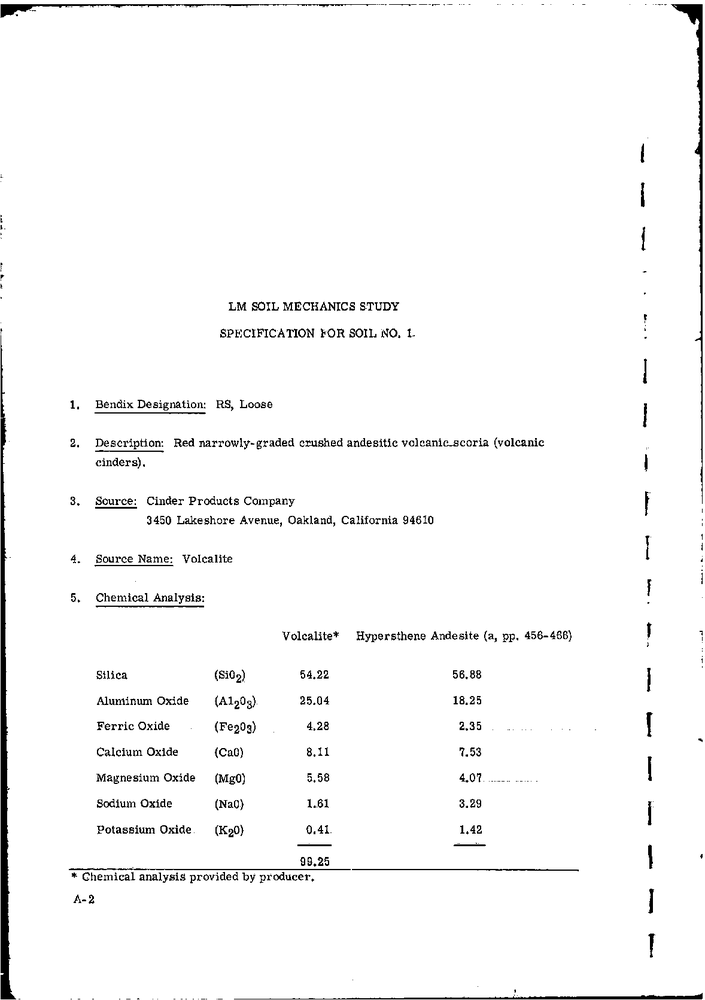
#> input picture img/1968-vol2/p0003.png, 705 x 1000 px, shrunk from 1178 x 1671 before the run
$ python degrid.py ../../../../../img/1968-vol2/p0003.png out.png 5
#> lines starting #> are read from the running program, lines starting #| are printed output that depends on the picture; after the words box and inside, x2 and y2 are one past the last pixel; in counts of white or black regions, pixels touching at a corner belong together
"""A viewing aid only (no value is read from it): the page with long horizontal and vertical runs of
ink (grid lines) shown light grey, the remaining ink black, so the curves and symbols stand out.
Usage: python degrid.py <page.png> <out.png> [L]"""
import sys
import numpy as np
from PIL import Image

def win_all(b, L, axis):
    """True where all L consecutive pixels centred on the pixel along `axis` are dark (erosion)."""
    c = np.cumsum(np.pad(b.astype(np.int32), [(1, 0) if a == axis else (0, 0) for a in range(2)]), axis=axis)
    n = b.shape[axis]
    h = L // 2
    idx = np.arange(n)
    lo = np.clip(idx - h, 0, n); hi = np.clip(idx - h + L, 0, n)
    s = np.take(c, hi, axis=axis) - np.take(c, lo, axis=axis)
    return s == L

def win_any(b, L, axis):
    c = np.cumsum(np.pad(b.astype(np.int32), [(1, 0) if a == axis else (0, 0) for a in range(2)]), axis=axis)
    n = b.shape[axis]
    h = L // 2
    idx = np.arange(n)
    lo = np.clip(idx - (L - 1 - h), 0, n); hi = np.clip(idx + h + 1, 0, n)
    s = np.take(c, hi, axis=axis) - np.take(c, lo, axis=axis)
    return s > 0

g = np.asarray(Image.open(sys.argv[1]).convert("L"))
#> g is the input picture: shape (1000, 705); min 0, max 255, mean 247.6
L = int(sys.argv[3]) if len(sys.argv) > 3 else 45
b = g < 128
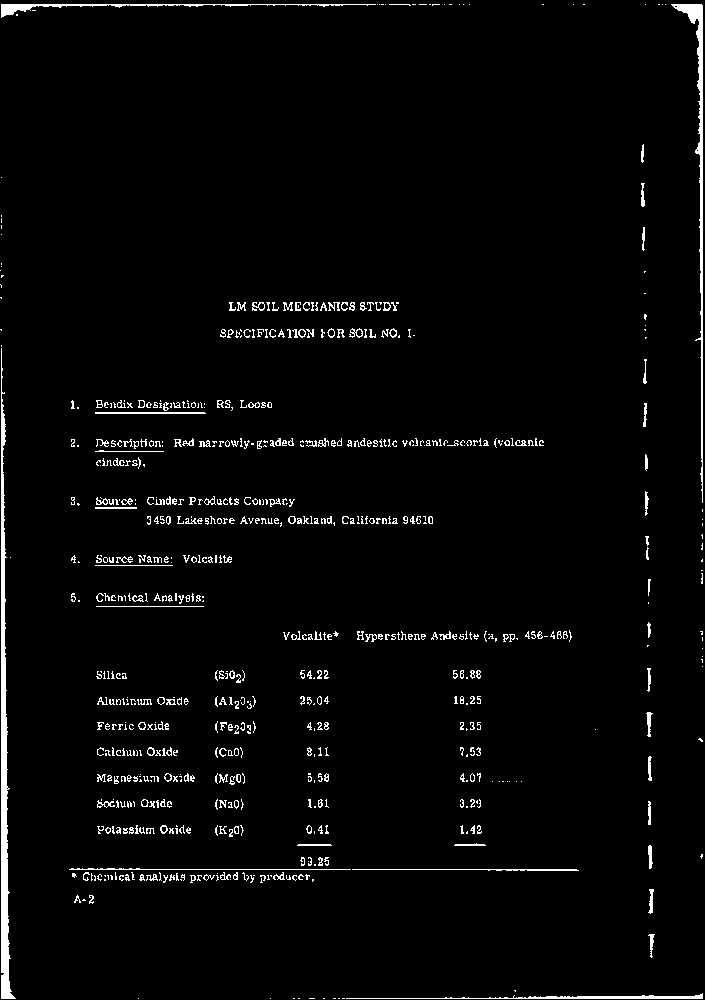
#> b: shape (1000, 705) bool; 2.8% white; 689 white regions (411 under 20 px), largest, box (x1, y1, x2, y2) and area: (1, 348, 16, 999) 3277, (671, 4, 703, 503) 1810, (1, 4, 376, 18) 873
hline = win_any(win_all(b, L, 1), L, 1)   # opening with a 1 x L horizontal segment
#> in win_all, `c = np.cumsum(np.pad(b.astype(np.int32), [(1, 0) if a == axis else (0,..`:
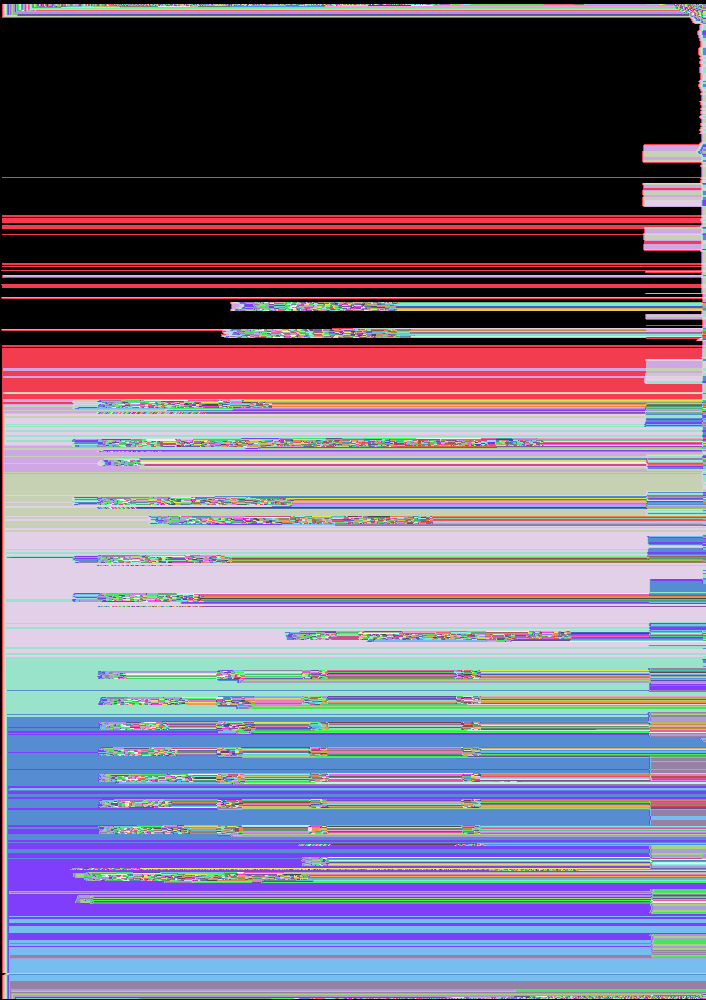
#> c: shape (1000, 706) int64; 515 distinct labels, from 0 to 514; one colour per label, 0 black
#> in win_any, `c = np.cumsum(np.pad(b.astype(np.int32), [(1, 0) if a == axis else (0,..`:
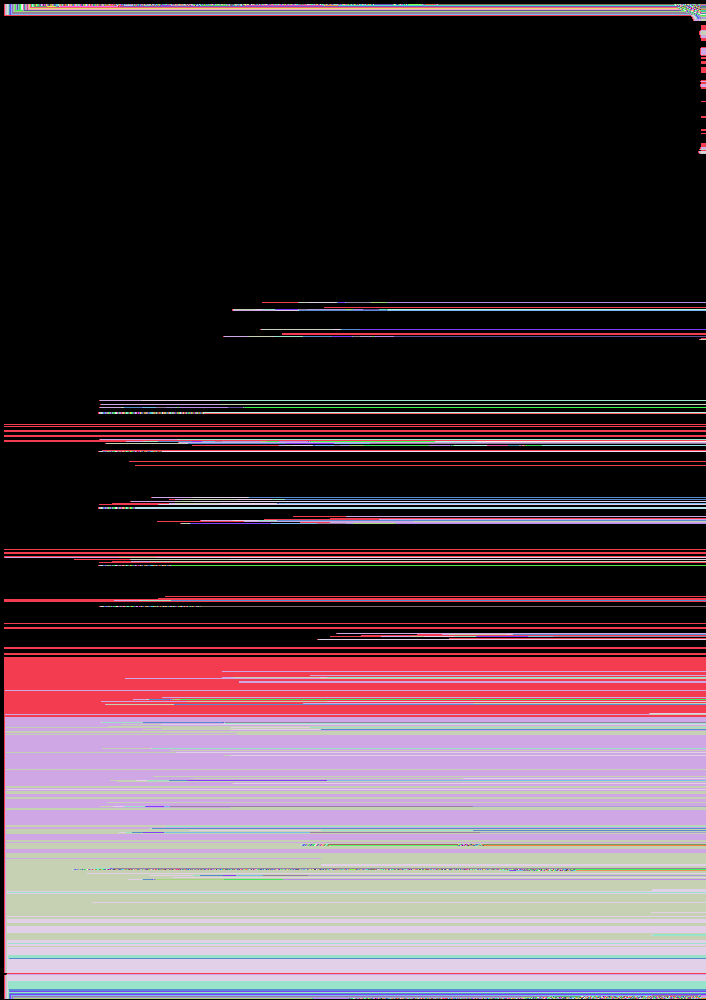
#> c: shape (1000, 706) int64; 503 distinct labels, from 0 to 502; one colour per label, 0 black
vline = win_any(win_all(b, L, 0), L, 0)
#> call 2 of win_all, with L = 5, axis = 0
#> in win_all (call 2), `s = np.take(c, hi, axis=axis) - np.take(c, lo, axis=axis)`:
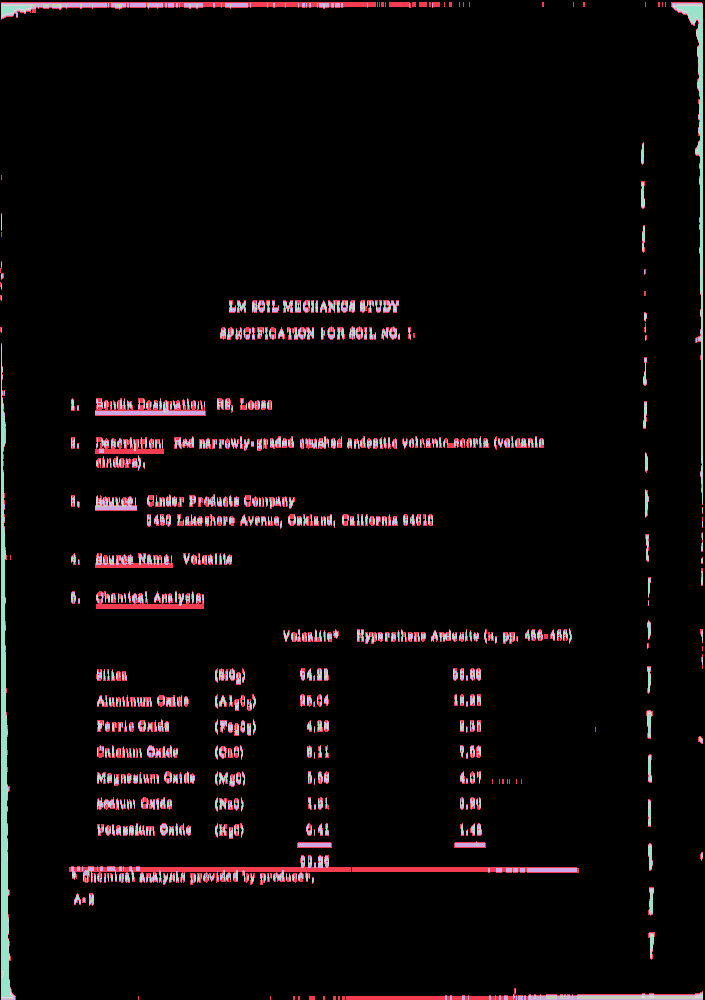
#> s: shape (1000, 705) int64; 6 distinct labels, from 0 to 5; one colour per label, 0 black
#> call 2 of win_any, with L = 5, axis = 0
#> in win_any (call 2), `s = np.take(c, hi, axis=axis) - np.take(c, lo, axis=axis)`:
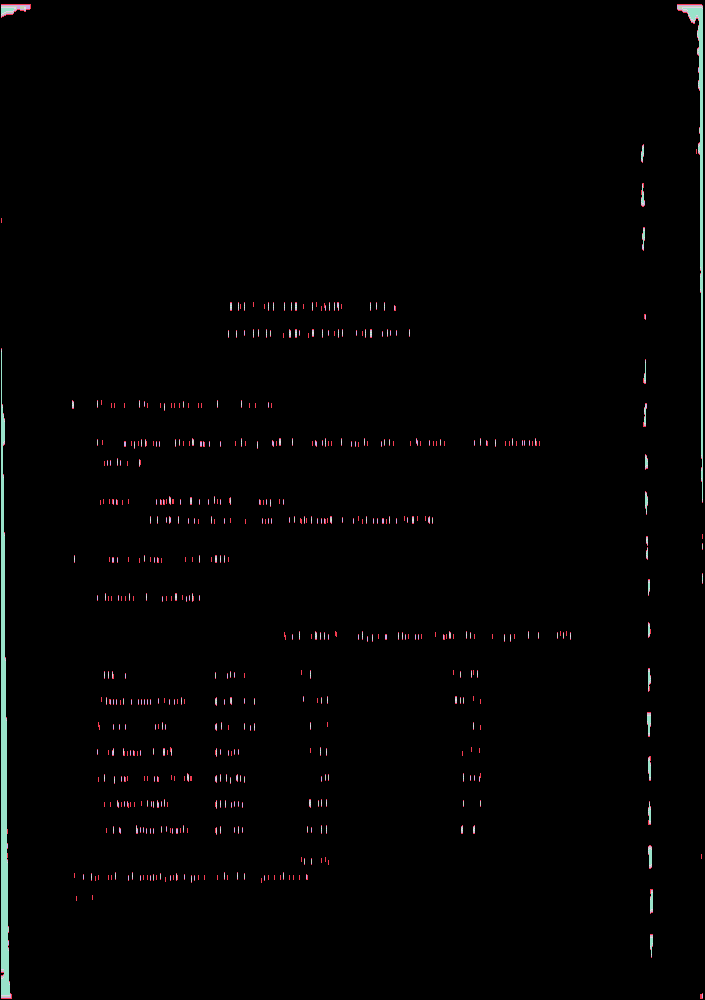
#> s: shape (1000, 705) int64; 6 distinct labels, from 0 to 5; one colour per label, 0 black
grid = (hline | vline) & b
#> grid: shape (1000, 705) bool; 2% white; 552 white regions (487 under 20 px), largest, box (x1, y1, x2, y2) and area: (1, 348, 16, 999) 3243, (671, 4, 703, 503) 1762, (1, 4, 376, 18) 825
rest = b & ~grid
#> rest: shape (1000, 705) bool; 0.84% white in thin lines or dots
out = np.full(g.shape, 255, np.uint8)
out[grid] = 200
out[rest] = 0
Image.fromarray(out).save(sys.argv[2])
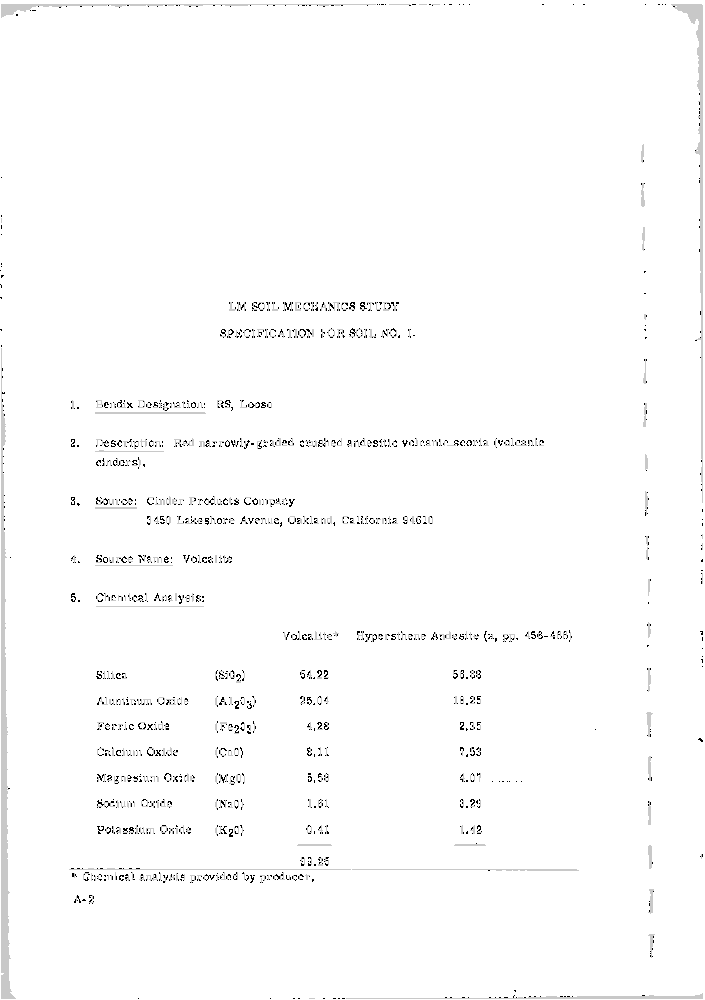
#> saved as out.png: PIL image 705x1000 L; min 0, max 255, mean 251.8
print("grid px", int(grid.sum()), "rest px", int(rest.sum()))
#| grid px 13793 rest px 5929

$ run again, on img/1968-vol2/p0005.png
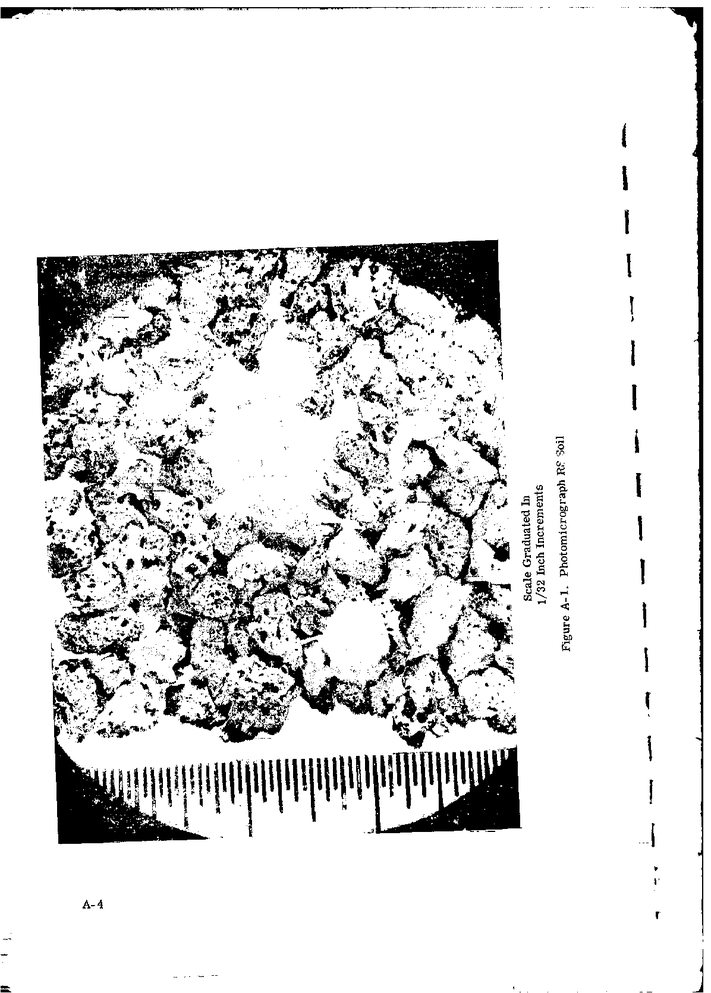
#> input picture img/1968-vol2/p0005.png, 711 x 993 px, shrunk from 1196 x 1671 before the run
#> g is the input picture: shape (993, 711); min 0, max 255, mean 221.8
#> `b = g < 128`:
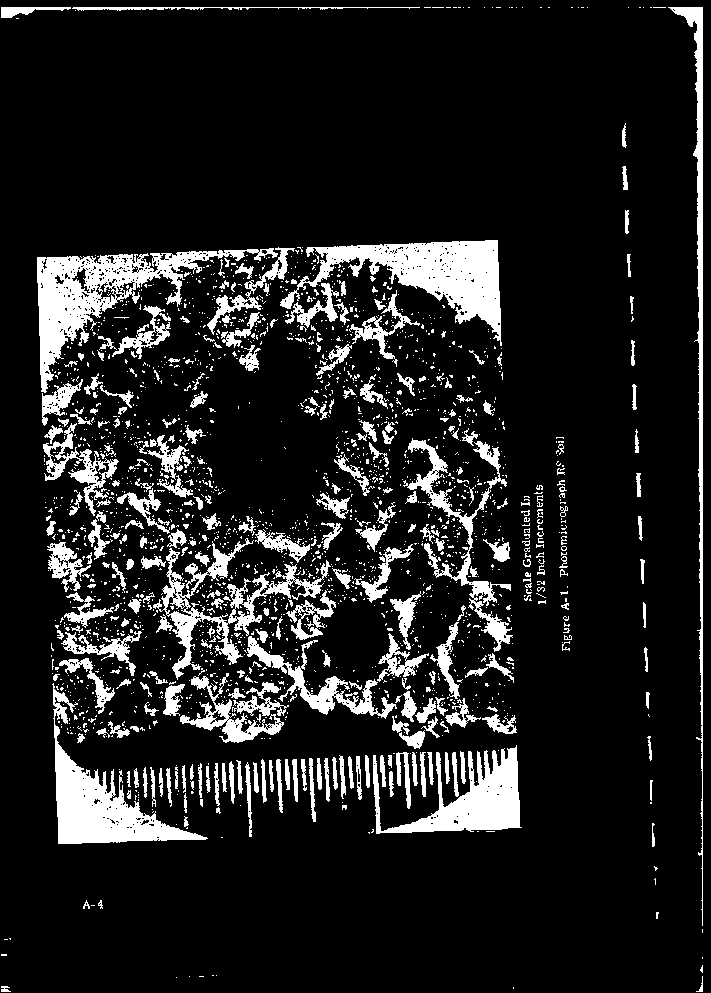
#> b: shape (993, 711) bool; 12.7% white; 2229 white regions (1921 under 20 px), largest, box (x1, y1, x2, y2) and area: (280, 240, 502, 346) 8418, (37, 248, 278, 393) 8225, (52, 683, 208, 844) 6745
#> grid: shape (993, 711) bool; 11% white; 543 white regions (274 under 20 px), largest, box (x1, y1, x2, y2) and area: (297, 240, 501, 346) 8163, (37, 248, 278, 393) 7863, (53, 683, 208, 844) 6680
#> rest: shape (993, 711) bool; 1.7% white in thin lines or dots
#> `Image.fromarray(out).save(sys.argv[2])`:
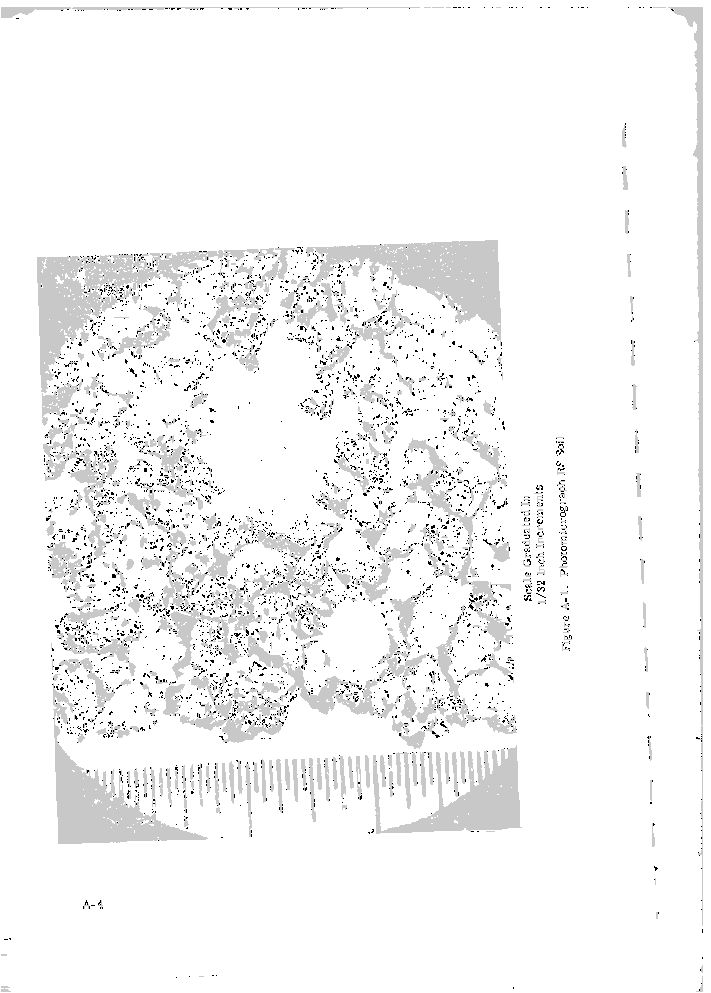
#> saved as out.png: PIL image 711x993 L; min 0, max 255, mean 244.6
#| grid px 77645 rest px 12045

$ run again, on img/1968-vol2/p0007.png
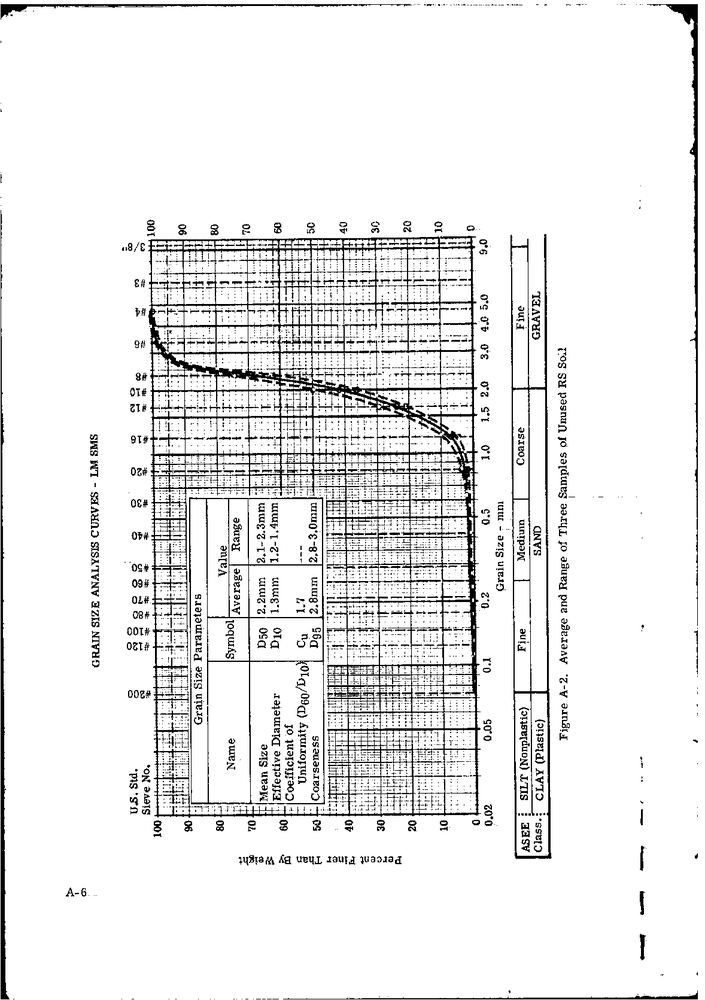
#> input picture img/1968-vol2/p0007.png, 705 x 1000 px, shrunk from 1178 x 1671 before the run
#> g is the input picture: shape (1000, 705); min 0, max 255, mean 234.4
#> `b = g < 128`:
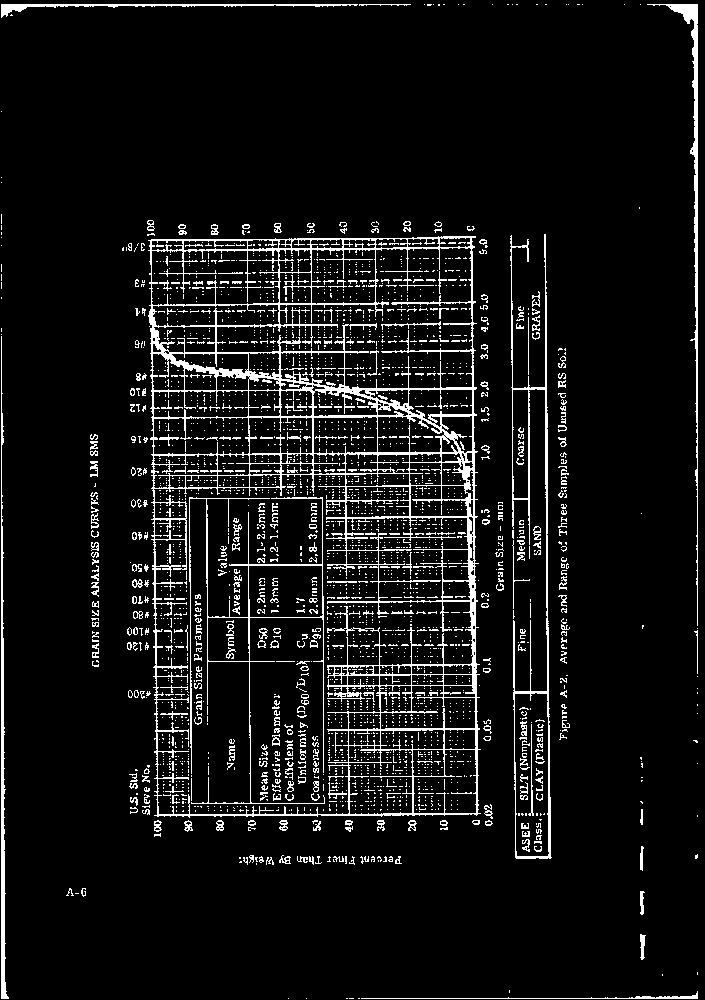
#> b: shape (1000, 705) bool; 7.6% white in thin lines or dots
#> grid: shape (1000, 705) bool; 5.9% white in thin lines or dots
#> rest: shape (1000, 705) bool; 1.7% white in thin lines or dots
#> `Image.fromarray(out).save(sys.argv[2])`:
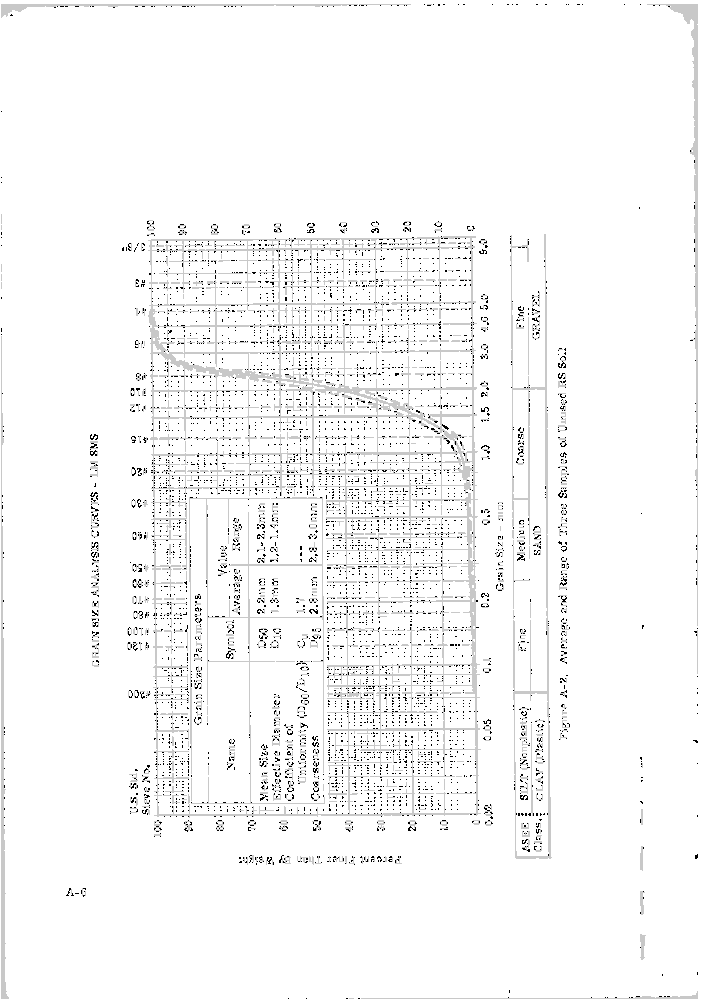
#> saved as out.png: PIL image 705x1000 L; min 0, max 255, mean 247.3
#| grid px 41290 rest px 12280
